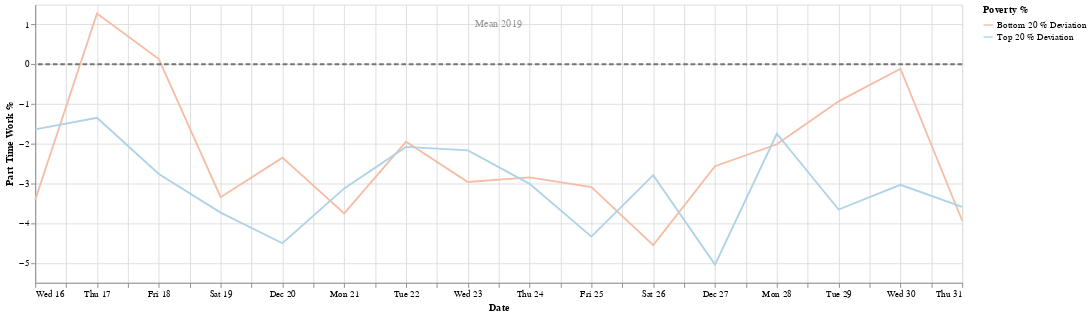

Source (notebook cell):
### Markdown cell above
Dec. 16, 2020:
LA County COVID-19 Deaths Hit New Record

### Code cell
start_date = '2020-12-15'
end_date = '2020-12-31'
df4 = apply_date_filter(df,start_date,end_date)
chart = create_chart(df4)
chart

### Figure 1 — Vega-Lite specification as saved in the notebook (floating-point values rounded to 4 significant figures)
{"config": {"view": {"continuousHeight": 300, "continuousWidth": 400}, "range": {"category": {"scheme": "redblue"}}}, "layer": [{"data": {"name": "data-d0ad06ee008427e6187cd7fcb3fa0f92"}, "mark": "line", "encoding": {"color": {"type": "nominal", "field": "Poverty %"}, "x": {"type": "temporal", "field": "date", "title": "Date"}, "y": {"type": "quantitative", "field": "part_time_value", "title": "Part Time Work %"}}, "transform": [{"fold": ["Bottom 20 % Deviation", "Top 20 % Deviation"], "as": ["Poverty %", "part_time_value"]}], "width": 1000}, {"data": {"name": "data-7f3a6b86ed460c4e648f2393735a11f6"}, "mark": {"type": "rule", "color": "#757575", "size": 2, "strokeDash": [5, 3]}, "encoding": {"size": {"value": 2}, "y": {"type": "quantitative", "field": "Mean 2019"}}}, {"data": {"name": "data-d764767e7dd3b10b2c76c1355ce10ef3"}, "mark": {"type": "text", "angle": 0, "text": "Mean 2019"}, "encoding": {"opacity": {"value": 0.4}, "y": {"type": "quantitative", "field": "y"}}}], "$schema": "https://vega.github.io/schema/vega-lite/v4.8.1.json", "datasets": {"data-d0ad06ee008427e6187cd7fcb3fa0f92": [{"date": "2020-12-22T00:00:00+00:00", "Top 20 %": 7.523, "Bottom 20 %": 7.655, "Top 20 % Deviation": -2.081, "Bottom 20 % Deviation": -1.95}, {"date": "2020-12-17T00:00:00+00:00", "Top 20 %": 8.258, "Bottom 20 %": 10.88, "Top 20 % Deviation": -1.347, "Bottom 20 % Deviation": 1.277}, {"date": "2020-12-25T00:00:00+00:00", "Top 20 %": 5.266, "Bottom 20 %": 6.514, "Top 20 % Deviation": -4.338, "Bottom 20 % Deviation": -3.091}, {"date": "2020-12-16T00:00:00+00:00", "Top 20 %": 7.965, "Bottom 20 %": 6.194, "Top 20 % Deviation": -1.64, "Bottom 20 % Deviation": -3.411}, {"date": "2020-12-27T00:00:00+00:00", "Top 20 %": 4.561, "Bottom 20 %": 7.039, "Top 20 % Deviation": -5.044, "Bottom 20 % Deviation": -2.566}, {"date": "2020-12-24T00:00:00+00:00", "Top 20 %": 6.593, "Bottom 20 %": 6.755, "Top 20 % Deviation": -3.011, "Bottom 20 % Deviation": -2.85}, {"date": "2020-12-23T00:00:00+00:00", "Top 20 %": 7.437, "Bottom 20 %": 6.641, "Top 20 % Deviation": -2.168, "Bottom 20 % Deviation": -2.964}, {"date": "2020-12-20T00:00:00+00:00", "Top 20 %": 5.099, "Bottom 20 %": 7.255, "Top 20 % Deviation": -4.506, "Bottom 20 % Deviation": -2.35}, {"date": "2020-12-29T00:00:00+00:00", "Top 20 %": 5.948, "Bottom 20 %": 8.672, "Top 20 % Deviation": -3.657, "Bottom 20 % Deviation": -0.9333}, {"date": "2020-12-21T00:00:00+00:00", "Top 20 %": 6.48, "Bottom 20 %": 5.852, "Top 20 % Deviation": -3.125, "Bottom 20 % Deviation": -3.753}, {"date": "2020-12-31T00:00:00+00:00", "Top 20 %": 6.013, "Bottom 20 %": 5.665, "Top 20 % Deviation": -3.592, "Bottom 20 % Deviation": -3.94}, {"date": "2020-12-30T00:00:00+00:00", "Top 20 %": 6.57, "Bottom 20 %": 9.491, "Top 20 % Deviation": -3.035, "Bottom 20 % Deviation": -0.1134}, {"date": "2020-12-26T00:00:00+00:00", "Top 20 %": 6.813, "Bottom 20 %": 5.053, "Top 20 % Deviation": -2.791, "Bottom 20 % Deviation": -4.551}, {"date": "2020-12-18T00:00:00+00:00", "Top 20 %": 6.844, "Bottom 20 %": 9.735, "Top 20 % Deviation": -2.761, "Bottom 20 % Deviation": 0.13}, {"date": "2020-12-28T00:00:00+00:00", "Top 20 %": 7.855, "Bottom 20 %": 7.59, "Top 20 % Deviation": -1.75, "Bottom 20 % Deviation": -2.015}, {"date": "2020-12-19T00:00:00+00:00", "Top 20 %": 5.869, "Bottom 20 %": 6.258, "Top 20 % Deviation": -3.735, "Bottom 20 % Deviation": -3.347}], "data-7f3a6b86ed460c4e648f2393735a11f6": [{"Mean 2019": 0}], "data-d764767e7dd3b10b2c76c1355ce10ef3": [{"y": 1}]}}
